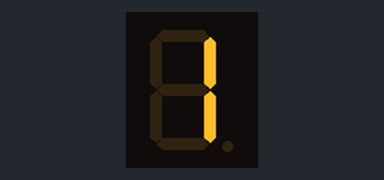
Bench run of a sketch on a simulated Arduino Uno, built with avr-gcc and run on an emulated ATmega328P. Parts: 1-digit seven-segment display. Wiring (inferred from the names in the program): 1-digit 7-segment display, segments lit when HIGH: segments pin 8, pin 9, pin 11, pin 12, pin 13, pin 7, pin 6, pin 10. The segment pins are drawn as the display they are named for.

Above: at 0.1 s.
At 1.1 s:
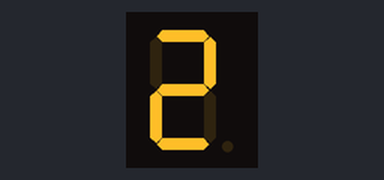
At 2.1 s:
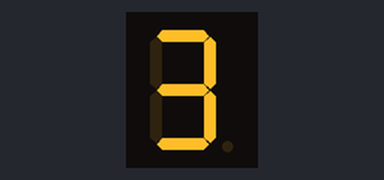
At 4.1 s:
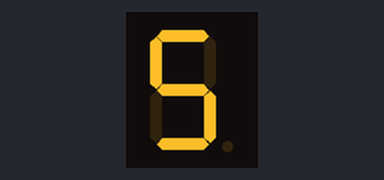
At 6.1 s:
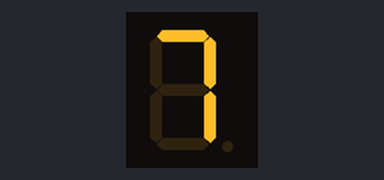
At 9.1 s:
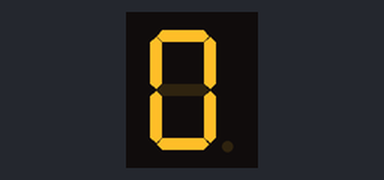

The sketch:

Segment.ino
```cpp
int E = 13 ;
int D = 12 ;
int C = 11 ;
int DP = 10 ;
int B = 9 ;
int A = 8 ;
int F = 7 ;
int G = 6 ;

void one (){
digitalWrite(E, LOW);
digitalWrite(D,LOW);
digitalWrite(C,HIGH);
digitalWrite(DP,LOW);
digitalWrite(B,HIGH);
digitalWrite(A,LOW);
digitalWrite(F,LOW);
digitalWrite(G,LOW);
}

void two (){
digitalWrite(E, HIGH); //Counter intuively high turns it off
digitalWrite(D,HIGH);
digitalWrite(C,LOW);
digitalWrite(DP,LOW);
digitalWrite(B,HIGH);  // Turns on
digitalWrite(A,HIGH);
digitalWrite(F,LOW);
digitalWrite(G,HIGH);
}

void three (){
digitalWrite(E, LOW); //Counter intuively high turns it off
digitalWrite(D,HIGH);
digitalWrite(C,HIGH);
digitalWrite(DP,LOW);
digitalWrite(B,HIGH);  // Turns on
digitalWrite(A,HIGH);
digitalWrite(F,LOW);
digitalWrite(G,HIGH);
}

void four (){
digitalWrite(E, LOW); //Counter intuively high turns it off
digitalWrite(D,LOW);
digitalWrite(C,HIGH);
digitalWrite(DP,LOW);
digitalWrite(B,HIGH);  // Turns on
digitalWrite(A,LOW);
digitalWrite(F,HIGH);
digitalWrite(G,HIGH);
}

void five (){
digitalWrite(E, LOW); //Counter intuively high turns it off
digitalWrite(D,HIGH);
digitalWrite(C,HIGH);
digitalWrite(DP,LOW);
digitalWrite(B,LOW);  // Turns on
digitalWrite(A,HIGH);
digitalWrite(F,HIGH);
digitalWrite(G,HIGH);
}

void six (){
digitalWrite(E, HIGH); //Counter intuively high turns it off
digitalWrite(D,HIGH);
digitalWrite(C,HIGH);
digitalWrite(DP,LOW);
digitalWrite(B,LOW);  // Turns on
digitalWrite(A,HIGH);
digitalWrite(F,HIGH);
digitalWrite(G,HIGH);
}

void seven (){
digitalWrite(E, LOW); //Counter intuively high turns it off
digitalWrite(D, LOW );
digitalWrite(C,HIGH);
digitalWrite(DP,LOW);
digitalWrite(B,HIGH);  // Turns on
digitalWrite(A,HIGH);
digitalWrite(F,LOW);
digitalWrite(G,LOW);
}

void eight (){
digitalWrite(E, HIGH); //Counter intuively high turns it off
digitalWrite(D,HIGH);
digitalWrite(C,HIGH);
digitalWrite(DP,LOW);
digitalWrite(B,HIGH);  // Turns on
digitalWrite(A,HIGH);
digitalWrite(F,HIGH);
digitalWrite(G,HIGH);
}

void nine  (){
digitalWrite(E, LOW); //Counter intuively high turns it off
digitalWrite(D,HIGH);
digitalWrite(C,HIGH);
digitalWrite(DP,LOW);
digitalWrite(B,HIGH);  // Turns on
digitalWrite(A,HIGH);
digitalWrite(F,HIGH);
digitalWrite(G,HIGH);
}

void zero  (){
digitalWrite(E, HIGH); //Counter intuively high turns it off
digitalWrite(D,HIGH);
digitalWrite(C,HIGH);
digitalWrite(DP,LOW);
digitalWrite(B,HIGH);  // Turns on
digitalWrite(A,HIGH);
digitalWrite(F,HIGH);
digitalWrite(G,LOW);
}

void setup() {
 pinMode(E,OUTPUT);
 pinMode(D,OUTPUT);
 pinMode(C,OUTPUT);
 pinMode(DP,OUTPUT);
 pinMode(B,OUTPUT);
 pinMode(A,OUTPUT);
 pinMode(F,OUTPUT);
 pinMode(G,OUTPUT);
}

void loop() {
 one();
 delay(1000);
 two();
 delay(1000);
 three();
delay(1000);
 four();
delay(1000);
 five();
delay(1000);
 six();
delay(1000);
 seven();
delay(1000);
 eight();
delay(1000);
 nine();
delay(1000);
 zero();
 delay(1000);
}
```

Measured:
- by itself, everything shown: repeats every 10.0 s, in 10 steps
- what the display in image 1 shows lasts 1.0 s, from 1.0 s to 2.0 s
